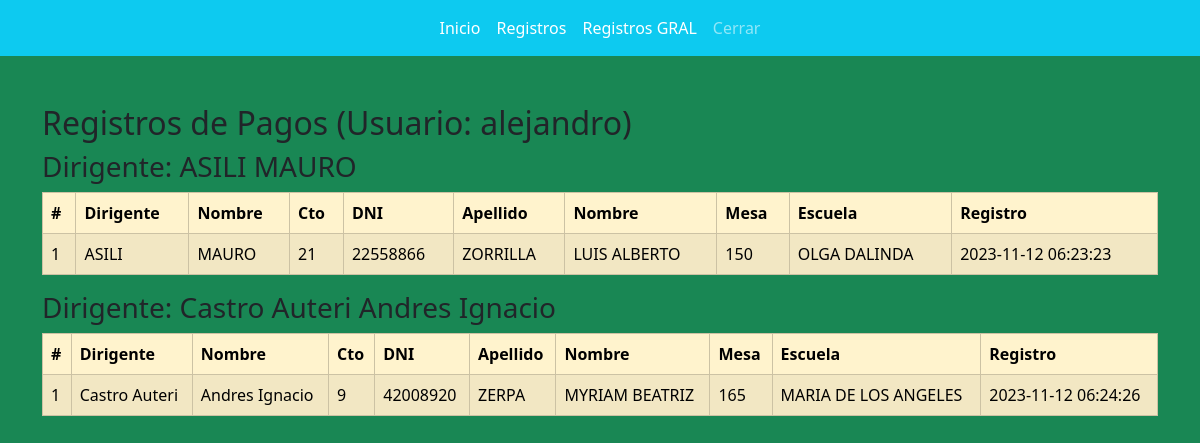
The page /ver_registros.php (signed in) on the database its author committed.
### tables this page shows
CREATE TABLE `pagos_registrados` (
  `id` int(11) NOT NULL,
  `apellido_dir` varchar(255) DEFAULT NULL,
  `nombre_dir` varchar(255) DEFAULT NULL,
  `cto_dir` varchar(255) DEFAULT NULL,
  `dni` varchar(255) DEFAULT NULL,
  `apellido` varchar(255) DEFAULT NULL,
  `nombre` varchar(255) DEFAULT NULL,
  `mesa` int(11) DEFAULT NULL,
  `escuela` varchar(255) DEFAULT NULL,
  `registro` timestamp NOT NULL DEFAULT current_timestamp(),
  `usuario_registro` varchar(255) DEFAULT NULL
);

### ver_registros.php (the view, shortened to what this page needs)
<?php
if (isset($_SESSION['usuario'])) {
    $usuario_actual = $_SESSION['usuario'];
} else {
    header("Location: index.php");
    exit();
}
$servername = "localhost";
$username = "ourjxora_alejandro";
$password = "Meri0803";
$dbname = "ourjxora_dirigentes";
$conn = new mysqli($servername, $username, $password, $dbname);
$sql = "SELECT * FROM pagos_registrados WHERE usuario_registro = ? ORDER BY apellido_dir, nombre_dir";
$stmt = $conn->prepare($sql);
$stmt->bind_param("s", $usuario_actual);
$stmt->execute();
$result = $stmt->get_result();
?>
<!DOCTYPE html>
<html>
<head>
  <link href="https://cdn.jsdelivr.net/npm/bootstrap@5.3.2/dist/css/bootstrap.min.css" rel="stylesheet">
</head>
<body class="bg-success">
<?php include "nav1.php" ?>
<div class="container mt-5">
    <h2>Registros de Pagos (Usuario: <?php echo htmlspecialchars($usuario_actual); ?>)</h2>
    <?php
    if ($result->num_rows > 0) {
        $current_apellido_dir = "";
        $current_nombre_dir = "";
        $counter = 1;
        while ($row = $result->fetch_assoc()) {
            if ($current_apellido_dir != $row["apellido_dir"] || $current_nombre_dir != $row["nombre_dir"]) {
                if ($current_apellido_dir != "" && $current_nombre_dir != "") {
                    echo "</tbody></table>";
                }
                $current_apellido_dir = $row["apellido_dir"];
                $current_nombre_dir = $row["nombre_dir"];
                $counter = 1;
                echo "<h3>Dirigente: " . htmlspecialchars($current_apellido_dir) . " " . htmlspecialchars($current_nombre_dir) . "</h3>";
                echo "<table class='table-warning table table-striped table-bordered'>";
                echo "<thead><tr><th>#</th><th>Dirigente</th><th>Nombre</th><th>Cto</th><th>DNI</th><th>Apellido</th><th>Nombre</th><th>Mesa</th><th>Escuela</th><th>Registro</th></tr></thead>";
                echo "<tbody>";
            }
            echo "<tr>";
            echo "<td>".$counter."</td>";
            echo "<td>".$row["apellido_dir"]."</td>";
            echo "<td>".$row["nombre_dir"]."</td>";
            echo "<td>".$row["cto_dir"]."</td>";
            echo "<td>".$row["dni"]."</td>";
            echo "<td>".$row["apellido"]."</td>";
            echo "<td>".$row["nombre"]."</td>";
            echo "<td>".$row["mesa"]."</td>";
            echo "<td>".$row["escuela"]."</td>";
            echo "<td>".$row["registro"]."</td>";
            echo "</tr>";
            $counter++;
        }
        echo "</tbody></table>";
    } else {
        echo "<p>No se encontraron registros para este usuario.</p>";
    }
    ?>
</div>
</body>
</html>

### rows shown on the page
pagos_registrados: apellido_dir "ASILI", nombre_dir "MAURO", apellido_dir "1", cto_dir "21", dni "22558866", apellido "ZORRILLA", nombre "LUIS ALBERTO", mesa "150", escuela "OLGA DALINDA", registro "2023-11-12 06:23:23"
pagos_registrados: apellido_dir "Castro Auteri", nombre_dir "Andres Ignacio", counter "1", cto_dir "9", dni "42008920", apellido "ZERPA", nombre "MYRIAM BEATRIZ", mesa "165", escuela "MARIA DE LOS ANGELES", registro "2023-11-12 06:24:26"

### other values the page prints
$usuario_actual "alejandro"
